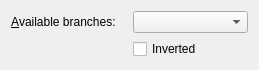
<?xml version="1.0" encoding="UTF-8"?>
<ui version="4.0">
 <class>BranchUi</class>
 <widget class="QWidget" name="BranchUi">
  <property name="geometry">
   <rect>
    <x>0</x>
    <y>0</y>
    <width>259</width>
    <height>62</height>
   </rect>
  </property>
  <property name="windowTitle">
   <string/>
  </property>
  <layout class="QGridLayout" name="gridLayout">
   <item row="0" column="0">
    <widget class="QLabel" name="branchLA">
     <property name="text">
      <string>&amp;Available branches:</string>
     </property>
     <property name="buddy">
      <cstring>branchCO</cstring>
     </property>
    </widget>
   </item>
   <item row="0" column="1">
    <widget class="QComboBox" name="branchCO">
     <property name="toolTip">
      <string>Select your branch</string>
     </property>
    </widget>
   </item>
   <item row="1" column="1">
    <widget class="QCheckBox" name="invertedCB">
     <property name="text">
      <string>Inverted</string>
     </property>
    </widget>
   </item>
  </layout>
 </widget>
 <tabstops>
  <tabstop>branchCO</tabstop>
 </tabstops>
 <includes>
  <include location="local">qt_i18n.h</include>
 </includes>
 <resources/>
 <connections/>
</ui>
